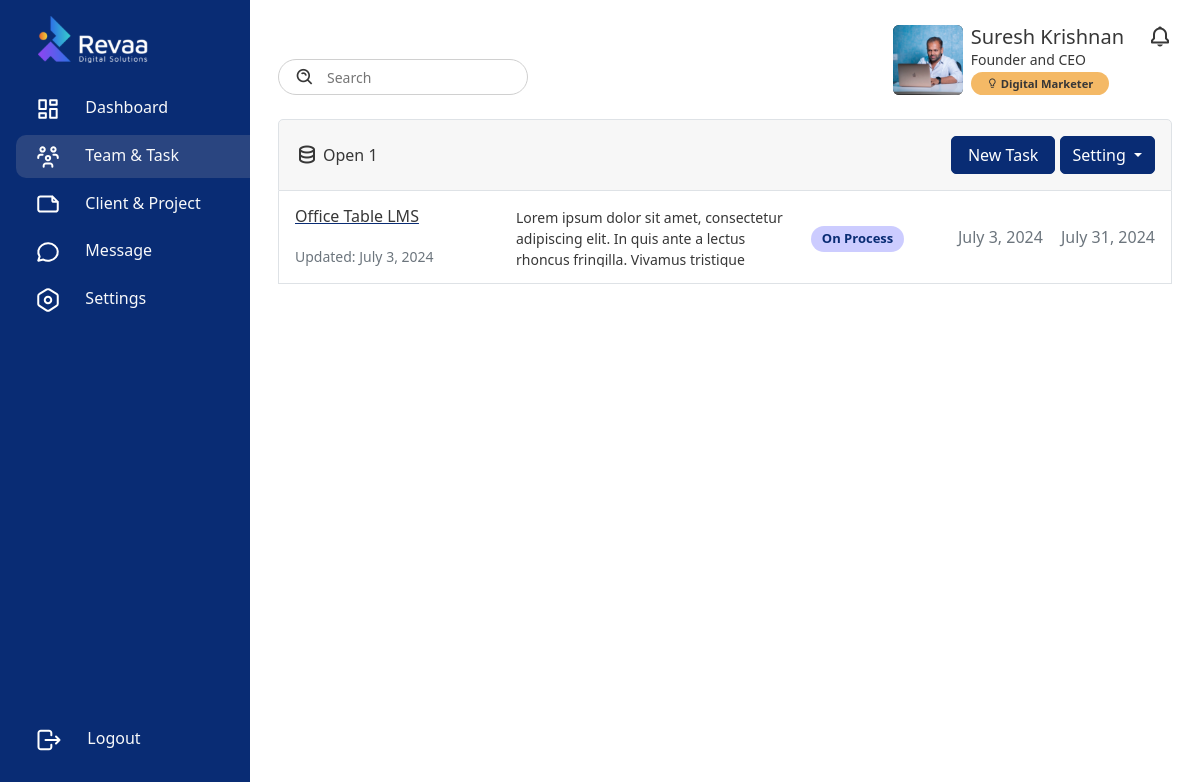
/team/1/ (signed in), run on the app's committed database.
### frontend/models.py (models this page shows, shortened)
class Project(models.Model):
    WAITING_TO_START = 'Waiting to Start'
    DROPPED = 'Dropped'
    HOLD = 'Hold'
    ON_PROCESS = 'On Process'
    COMPLETED = 'Completed'
    CLOSED = 'Closed'
    STATUS_CHOICES = [
        (WAITING_TO_START, 'Waiting to Start'),
        (DROPPED, 'Dropped'),
        (HOLD, 'Hold'),
        (ON_PROCESS, 'On Process'),
        (COMPLETED, 'Completed'),
        (CLOSED, 'Closed'),
    ]
    HIGH = 'High'
    MEDIUM = 'Medium'
    LOW = 'Low'
    PRIORITY_CHOICES = [
        (HIGH, 'High'),
        (MEDIUM, 'Medium'),
        (LOW, 'Low'),
    ]
    project_img = models.ImageField(upload_to='path/to/upload/', null=True, blank=True)
    client = models.ForeignKey(customersTable, on_delete=models.CASCADE)
    project_name = models.CharField(max_length=255)  # Added max_length for project name
    project_description = models.TextField(null=True, blank=True)  # Fixed typo from project_discription to project_description
    start_date = models.DateField(null=True, blank=True)
    end_of_date = models.DateField(null=True, blank=True)
    status = models.CharField(choices=STATUS_CHOICES, default=WAITING_TO_START, max_length=16, null=True, blank=True)
    priority = models.CharField(choices=PRIORITY_CHOICES, max_length=10, null=True, blank=True)
    team = models.ForeignKey(Team, on_delete=models.SET_NULL, related_name='projects', null=True)
    created_by = models.ForeignKey(User, on_delete=models.SET_NULL, related_name='projects_created', null=True)
    created_date = models.DateField(auto_now_add=True)
    updated_by = models.ForeignKey(User, on_delete=models.SET_NULL, related_name='projects_updated', null=True)
    updated_date = models.DateField(auto_now=True)

### frontend/functions/team_details.py (the view)
# urls.py: path('team/<int:pk>/',team_details.teams_details, name='teams_details'),
@login_required(login_url='login')
def teams_details(request, pk):
    try:
        get_team = Team.objects.get(pk=pk)
        team_leader = EmployeeDetail.objects.filter(is_team_leader=True)
        team_members = get_team.members.all()
        get_project = Project.objects.filter(team=get_team)
        Priority = TaskSheet.PRIORITY_CHOICES
    except:
        messages.error(request, 'Team is not found')
        return redirect('teams')
    all_projects = Project.objects.filter(team=get_team)[::-1]
    all_customers = customersTable.objects.all()[::-1]
    context = {
        'team_leader':team_leader,
        'team_members':team_members,
        'get_project':get_project,
        'Priority':Priority,
        'teams_page': 'active',
        'get_team':get_team,
        'members':get_team.members,
        'all_projects':all_projects,
        'all_customers':all_customers,
    }
    return render(request, 'tmt-tool/team_details.html', context)

### frontend/models.py (called while the page is built)
    def __str__(self):
        return self.name

### templates/tmt-tool/team_details.html (shortened to what this page needs)
{% extends 'base.html' %}
{% load static %}
{% block container %}
<div class="d-flex">
    {% include 'includes/sidebar.html' %}
    <div class="content w-100">
        {% include 'includes/header.html' %}
        <div class="container mt-4">
            <div class="card">
                <div class="card-header p-3 border d-flex align-items-center justify-content-between">
                    <div class="d-flex align-items-center justify-content-start">
                        <div class="d-flex text-decoration-none me-3"><i class='bx bx-data fs-4 m-0 me-1'></i>
                            <p class="m-0 p-0">Open {{all_projects | length}}</p>
                        </div>
                    </div>
                    <div>
                        <div class="btn-group">
                            <button type="button" class="btn btn-primary px-3 me d-flex align-items-center justify-content-center"
                                data-bs-toggle="modal" data-bs-target="#addnewtask" style="border-radius: 5px !important;">New Task
                            </button>
                        </div>
                        <div class="btn-group">
                            <button type="button" class="btn btn-primary dropdown-toggle" data-bs-toggle="dropdown" aria-expanded="false">
                                Setting
                            </button>
                        </div>
                    </div>
                </div>
                {% if all_projects %}
                {% for project in all_projects %}
                <div class="card-body border border-top-0 p-3">
                    <div class="row" style="max-height: 60px;">
                        <div class="col-3 d-flex flex-column align-items-start justify-content-between">
                            <div>
                                <a href="{% url 'project_details' team_pk=get_team.pk project_pk=project.pk %}" class=""><h6>{{ project.project_name }}</h6></a>
                            </div>
                            <p class="m-0 p-0 small text-muted">Updated: {{ project.updated_date }}</p>
                        </div>
                        <div class="col-4 d-flex flex-column align-items-start justify-content-center">
                            <small style="max-height: 60px; overflow-y: hidden;">
                                {{ project.project_description }}
                            </small>
                        </div>
                        <div class="col-2 d-flex align-items-center">
                            {% if project.status %}
                            <p class="m-0 p-0
                            {% if project.status == 'Waiting to Start' %}
                            cs-alert-orange
                            {% elif project.status == 'Hold' %}
                            cs-alert-danger
                            {% elif project.status == 'Closed' %}
                            cs-alert-danger
                            {% elif project.status == 'Completed' %}
                            cs-alert-green
                            {% elif project.status == 'On Process' %}
                            cs-alert-primary
                            {% endif %}
                            mt-1">
                            {{ project.status }}</p>
                            {% else %}
                            <p class="m-0 p-0 cs-alert-yellow mt-1">Status</p>
                            {% endif %}
                        </div>
                        <div class="col-3 d-flex align-items-center justify-content-between">
                            {% if project.start_date %}
                            <p class="m-0 p-0 text-muted">{{ project.start_date }}</p>
                            {% else %}
                            <p class="m-0 p-0 text-muted">Start Date</p>
                            {% endif %}
                            {% if project.end_of_date %}
                            <p class="m-0 p-0 text-muted">{{ project.end_of_date }}</p>
                            {% else %}
                            <p class="m-0 p-0 text-muted">End Date</p>
                            {% endif %}
                        </div>
                    </div>
                </div>
                {% endfor %}
                {% endif %}
              </div>
        </div>
    </div>
</div>
{% endblock %}

### static/css/basic_style.css (style rules this page uses)
:root { --bs-blue: #092C74; --bs-active-blue: #2a4580; --bs-select-blue: #DCE5F6; --bs-purple: #6f42c1; --bs-pink: #d63384; --bs-red: #dc3545; --bs-orange: #E98331; --bs-yellow: #ffc107; --bs-green: #198754; --bs-teal: #20c997; --bs-cyan: #0dcaf0; --bs-black: #000; --bs-white: #fff; --bs-gray: #6c757d; --bs-gray-dark: #343a40; --bs-gray-100: #f8f9fa; --bs-gray-200: #e9ecef; --bs-gray-300: #dee2e6; --bs-gray-400: #ced4da; --bs-gray: #efefef; --bs-gray-500: #adb5bd; --bs-gray-600: #6c757d; --bs-gray-700: #495057; --bs-gray-800: #343a40; --bs-gray-900: #212529; --bs-primary: #092C74; --bs-secondary: #D3E2FF; --bs-success: #198754; --bs-info: #0dcaf0; --bs-warning: #F4B966; --bs-danger: #dc3545; --bs-light: #f8f9fa; --bs-dark: #212529; --bs-primary-rgb: 13, 110, 253; --bs-secondary-rgb: 108, 117, 125; --bs-success-rgb: 25, 135, 84; --bs-info-rgb: 13, 202, 240; --bs-warning-rgb: 255, 193, 7; --bs-danger-rgb: 220, 53, 69; --bs-light-rgb: 248, 249, 250; --bs-dark-rgb: 33, 37, 41; --bs-white-rgb: 255, 255, 255; --bs-black-rgb: 0, 0, 0; --bs-body-color-rgb: 33, 37, 41; --bs-body-bg-rgb: 255, 255, 255; --bs-font-sans-serif: system-ui, -apple-system, "Segoe UI", Roboto, "Helvetica Neue", "Noto Sans", "Liberation Sans", Arial, sans-serif, "Apple Color Emoji", "Segoe UI Emoji", "Segoe UI Symbol", "Noto Color Emoji"; --bs-font-monospace: SFMono-Regular, Menlo, Monaco, Consolas, "Liberation Mono", "Courier New", monospace; --bs-gradient: linear-gradient(180deg, rgba(255, 255, 255, 0.15), rgba(255, 255, 255, 0)); --bs-body-font-family: var(--bs-font-sans-serif); --bs-body-font-size: 1rem; --bs-body-font-weight: 400; --bs-body-line-height: 1.5; --bs-body-color: #212529; --bs-body-bg: #fff; --bs-border-width: 1px; --bs-border-style: solid; --bs-border-color: #dee2e6; --bs-border-color-translucent: rgba(0, 0, 0, 0.175); --bs-border-radius: 0.375rem; --bs-border-radius-sm: 0.25rem; --bs-border-radius-lg: 0.5rem; --bs-border-radius-xl: 1rem; --bs-border-radius-2xl: 2rem; --bs-border-radius-pill: 50rem; --bs-link-color: #092C74; --bs-link-hover-color: #0a58ca; --bs-code-color: #d63384; --bs-highlight-bg: #fff3cd }
* { color: #373737; transform: translate(.5s); }
.card { --bs-card-spacer-y: 1rem; --bs-card-spacer-x: 1rem; --bs-card-title-spacer-y: 0.5rem; --bs-card-border-width: none !important; --bs-card-border-color: none !important; --bs-card-border-radius: 0.375rem; --bs-card-box-shadow: ; --bs-card-inner-border-radius: calc(0.375rem - 1px); --bs-card-cap-padding-y: 0.5rem; --bs-card-cap-padding-x: 1rem; --bs-card-cap-bg: rgba(0, 0, 0, 0.03); --bs-card-cap-color: ; --bs-card-height: ; --bs-card-color: ; --bs-card-bg: #fff; --bs-card-img-overlay-padding: 1rem; --bs-card-group-margin: 0.75rem; position: relative; display: flex; flex-direction: column; min-width: 0; height: var(--bs-card-height); word-wrap: break-word; background-color: var(--bs-card-bg); background-clip: border-box; border: var(--bs-card-border-width) solid var(--bs-card-border-color); border-radius: var(--bs-card-border-radius); }
.btn { background-color: var(--bs-secondary) !important; border-radius: 50px !important; }
.dropdown-toggle { background-color: var(--bs-secondary) !important; border-radius: 5px !important; width: 100% !important; }
i, #currentMonthYear { cursor: pointer; }
.btn-primary { --bs-btn-color: #fff; background-color: var(--bs-primary) !important; --bs-btn-border-color: #092C74 !important; --bs-btn-hover-color: #fff; --bs-btn-hover-bg: #0b5ed7; --bs-btn-hover-border-color: #0a58ca; --bs-btn-focus-shadow-rgb: 49, 132, 253; --bs-btn-active-color: #fff; --bs-btn-active-bg: #0a58ca; --bs-btn-active-border-color: #0a53be; --bs-btn-active-shadow: inset 0 3px 5px rgba(0, 0, 0, 0.125); --bs-btn-disabled-color: #fff; --bs-btn-disabled-bg: #092C74 !important; --bs-btn-disabled-border-color: #092C74 !important }
.cs-alert-primary { background-color : rgb(204, 204, 255) !important; width: fit-content; color: var(--bs-primary); font-weight: 600; font-size: small; padding: .2rem .7rem !important; border-radius: 50px !important; }

### static/css/sidebar.css (style rules this page uses)
div.content { margin-left: 250px; padding: 1px 16px; }

### data on the page
Project: project_name "Office Table LMS", updated_date "July 3, 2024", project_description "Lorem ipsum dolor sit amet, consectetur adipiscing elit. In quis ante a lectus rhoncus fringilla. Vivamus tristique…", status "On Process", start_date "July 3, 2024", end_of_date "July 31, 2024"

### other printed values
{{ all_projects | length }} "1"
